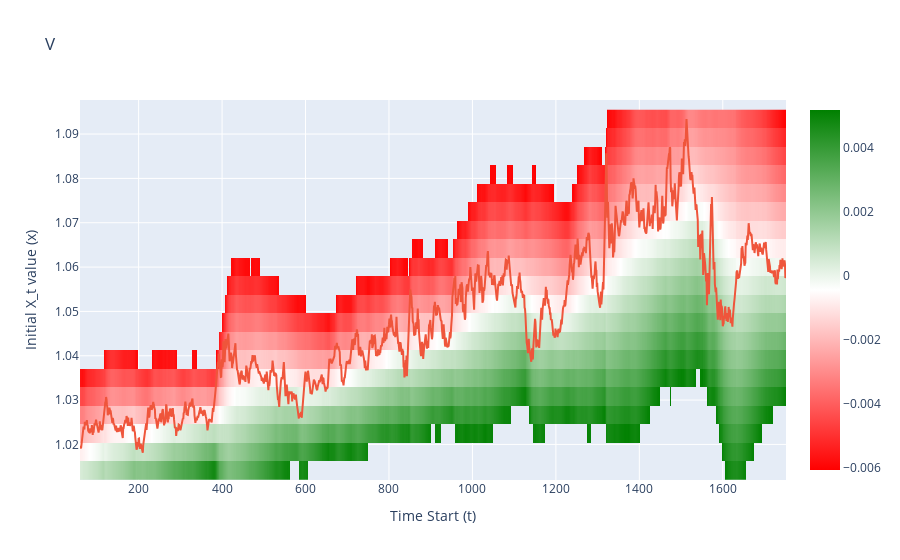

The notebook cell saved with this chart:
### Code cell
V_analyze = v2.V_Analyzer_Mehdi(td_l.v,history,range_plot=4)

x_range, t_range, f_values = V_analyze.generate_V_heatmap()

V_analyze.plot_heatmap(list(x_range),t_range,f_values)

### Figure 1 — Plotly figure (JSON) as saved in the notebook; plotly's stock layout.template omitted (floating-point values rounded to 4 significant figures; data arrays with more than 128 entries replaced by an {"elided": "..."} marker saying what was removed)
{"data": [{"coloraxis": "coloraxis", "type": "heatmap", "x": {"elided": "1692 int values"}, "y": [1.014, 1.018, 1.022, 1.027, 1.031, 1.035, 1.039, 1.043, 1.047, 1.052, 1.056, 1.06, 1.064, 1.068, 1.073, 1.077, 1.081, 1.085, 1.089, 1.093], "z": {"elided": "20x1692 float values"}, "zmax": null, "zmin": null}, {"line": {"width": 2}, "mode": "lines", "type": "scatter", "x": {"elided": "1692 int values"}, "y": {"elided": "1693 float values"}}], "layout": {"coloraxis": {"cmax": null, "cmin": null, "colorscale": [[0, "red"], [0.5, "white"], [1, "green"]]}, "title": {"text": "V"}, "xaxis": {"title": {"text": "Time Start (t)"}}, "yaxis": {"title": {"text": "Initial X_t value (x)"}}}}
